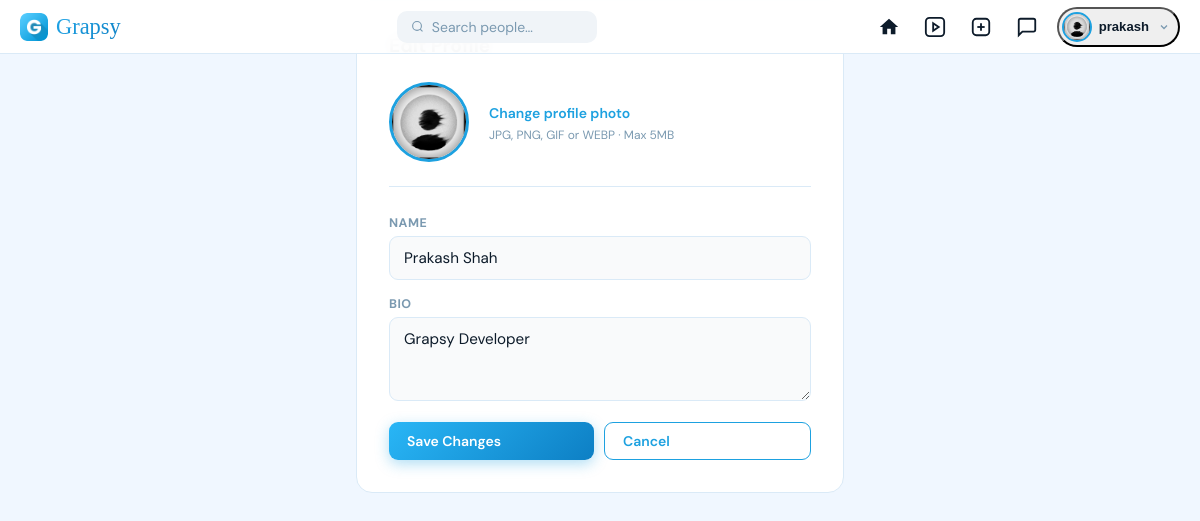
/profile/edit (signed in), run on the app's committed database.
### tables this page shows
CREATE TABLE users (
                id INTEGER PRIMARY KEY AUTOINCREMENT,
                username TEXT UNIQUE NOT NULL,
                password TEXT NOT NULL,
                name TEXT NOT NULL,
                email TEXT UNIQUE NOT NULL,
                country TEXT NOT NULL,
                phone TEXT NOT NULL
            , profile_pic TEXT, bio TEXT DEFAULT "");

### app.py (the view, shortened to what this page needs)
@app.route("/profile/edit", methods=["GET","POST"])
@login_required
def edit_profile():
    me = get_user(session["username"])
    if me is None:
        session.clear()
        flash("Session expired. Please log in again.", "warning")
        return redirect(url_for("login"))
    return render_template("edit_profile.html", me=me, pic_url=pic_url)

### app.py (called while the page is built)
def get_db():
    conn = sqlite3.connect("users.db")
    conn.row_factory = sqlite3.Row
    return conn

def get_user(username):
    with get_db() as conn:
        return conn.execute("SELECT * FROM users WHERE username=?", (username,)).fetchone()

def pic_url(user):
    if user and user["profile_pic"]:
        return url_for("static", filename=f"uploads/profile_pics/{user['profile_pic']}")
    return url_for("static", filename="logo.png")

def login_required(f):
    @wraps(f)
    def decorated(*args, **kwargs):
        if "username" not in session:
            flash("Please login first!", "error")
            return redirect(url_for("login"))
        return f(*args, **kwargs)
    return decorated

### templates/edit_profile.html (shortened to what this page needs)
{% extends "base.html" %}
{% block content %}
<div class="edit-page">
  <div class="edit-card">
    <h2>Edit Profile</h2>
    <form method="POST" enctype="multipart/form-data">
      <div class="pic-edit-row">
        <img src="{{ pic_url(me) }}" alt="avatar" class="current-pic" id="picPreview">
        <div class="pic-edit-info">
          <label for="picInput">Change profile photo</label>
          <p>JPG, PNG, GIF or WEBP · Max 5MB</p>
        </div>
      </div>
      <div class="form-group">
        <label class="form-label">Name</label>
        <input class="form-input" type="text" name="name" value="{{ me.name }}" required>
      </div>
      <div class="form-group">
        <label class="form-label">Bio</label>
        <textarea class="form-input" name="bio" placeholder="Tell the world about yourself…" rows="3">{{ me.bio or '' }}</textarea>
      </div>
      <div style="display:flex;gap:10px">
        <button type="submit" class="btn btn-primary" style="flex:1">Save Changes</button>
        <a href="{{ url_for('profile', username=me.username) }}" class="btn btn-outline" style="flex:1;text-align:center">Cancel</a>
      </div>
    </form>
  </div>
</div>
{% endblock %}

### templates/base.html (shortened to what this page needs)
<!DOCTYPE html>
<html lang="en">
<head>
</head>
<body>
<nav>
  <a class="nav-logo" href="{{ url_for('home') }}">
    <img src="{{ url_for('static', filename='logo.png') }}" alt="G">
    Grapsy
  </a>
  <form class="nav-search" action="{{ url_for('search') }}" method="get">
    <svg viewBox="0 0 24 24" fill="none" stroke="#7a99b0" stroke-width="2" width="15" height="15"><circle cx="11" cy="11" r="8"/><line x1="21" y1="21" x2="16.65" y2="16.65"/></svg>
    <input type="text" name="q" placeholder="Search people…" value="{{ request.args.get('q','') }}">
  </form>
  <div class="nav-icons">
    <a class="nav-btn {% if request.endpoint=='home' %}active{% endif %}" href="{{ url_for('home') }}" title="Home">
      <svg viewBox="0 0 24 24" fill="currentColor"><path d="M10 20v-6h4v6h5v-8h3L12 3 2 12h3v8z"/></svg>
    </a>
    <a class="nav-btn {% if request.endpoint=='reels' %}active{% endif %}" href="{{ url_for('reels') }}" title="Reels">
      <svg viewBox="0 0 24 24" fill="none" stroke="currentColor" stroke-width="2"><rect x="2" y="2" width="20" height="20" rx="4"/><polygon points="10,8 16,12 10,16"/></svg>
    </a>
    <div class="create-wrap" id="createWrap">
      <button class="nav-btn" onclick="toggleCreate(event)" title="Create">
        <svg viewBox="0 0 24 24" fill="none" stroke="currentColor" stroke-width="2"><rect x="3" y="3" width="18" height="18" rx="4"/><line x1="12" y1="8" x2="12" y2="16"/><line x1="8" y1="12" x2="16" y2="12"/></svg>
      </button>
    </div>
    <a class="nav-btn {% if request.endpoint in ['messages','chat'] %}active{% endif %}" href="{{ url_for('messages') }}" title="Messages">
      <svg viewBox="0 0 24 24" fill="none" stroke="currentColor" stroke-width="2"><path d="M21 15a2 2 0 0 1-2 2H7l-4 4V5a2 2 0 0 1 2-2h14a2 2 0 0 1 2 2z"/></svg>
    </a>
    <div class="create-wrap" id="profileWrap">
      <button class="nav-avatar-wrap" onclick="toggleProfile(event)">
        <img src="{{ pic_url(me) }}" alt="avatar" class="nav-avatar-img" id="navAvatar">
        <span class="nav-avatar-username">{{ me.username }}</span>
        <svg viewBox="0 0 24 24" fill="none" stroke="currentColor" stroke-width="2.5" width="12" height="12" style="margin-left:2px;color:var(--muted)"><polyline points="6 9 12 15 18 9"/></svg>
      </button>
    </div>
  </div>
</nav>
<main>{% block content %}{% endblock %}</main>
</body>
</html>

### templates/base.html (style rules this page uses)
:root { --bg: #f0f7ff; --card: #fff; --border: #daeaf7; --text: #0d1b2a; --muted: #7a99b0; --accent: #1da1e0; --accent2: #0d7fc4; --grad: linear-gradient(135deg,#29b6f6,#0d7fc4); --red: #ef4444; --nav-h: 54px; }
*,*::before,*::after { box-sizing:border-box;margin:0;padding:0 }
body { font-family:'DM Sans',sans-serif;background:var(--bg);color:var(--text);min-height:100vh }
a { text-decoration:none;color:inherit }
nav { position:fixed;top:0;left:0;right:0;height:var(--nav-h);background:rgba(255,255,255,.95);backdrop-filter:blur(12px);border-bottom:1px solid var(--border);display:flex;align-items:center;justify-content:space-between;padding:0 20px;z-index:200 }
.nav-logo { font-family:'Playfair Display',serif;font-size:1.4rem;background:var(--grad);-webkit-background-clip:text;-webkit-text-fill-color:transparent;background-clip:text;display:flex;align-items:center;gap:8px }
.nav-logo img { width:28px;height:28px;border-radius:7px }
.nav-search { display:flex;align-items:center;gap:8px;background:#f0f4f8;border-radius:10px;padding:7px 14px;width:200px;transition:.2s }
.nav-search input { border:none;background:transparent;outline:none;font-family:'DM Sans',sans-serif;font-size:.875rem;width:100%;color:var(--text) }
.nav-search input::placeholder { color:var(--muted) }
.nav-icons { display:flex;align-items:center;gap:14px }
.nav-btn { background:none;border:none;cursor:pointer;color:var(--text);padding:5px;border-radius:8px;display:flex;align-items:center;justify-content:center;position:relative;transition:.15s;text-decoration:none }
.nav-btn svg { width:22px;height:22px }
.nav-avatar-wrap { display:flex;align-items:center;gap:7px;cursor:pointer;padding:3px 8px 3px 3px;border-radius:20px;transition:.15s }
.nav-avatar-img { width:30px;height:30px;border-radius:50%;object-fit:cover;border:2px solid var(--accent) }
.nav-avatar-username { font-size:.82rem;font-weight:600;color:var(--text);max-width:90px;overflow:hidden;text-overflow:ellipsis;white-space:nowrap }
main { padding-top:calc(var(--nav-h)+20px);min-height:100vh }
.btn { display:inline-flex;align-items:center;gap:6px;padding:9px 18px;border-radius:9px;font-family:'DM Sans',sans-serif;font-size:.875rem;font-weight:600;cursor:pointer;border:none;transition:.2s }
.btn-primary { background:var(--grad);color:#fff;box-shadow:0 4px 14px rgba(29,161,224,.35) }
.btn-outline { background:transparent;color:var(--accent);border:1.5px solid var(--accent) }
.form-group { margin-bottom:16px }
.form-label { display:block;font-size:.78rem;font-weight:700;color:var(--muted);text-transform:uppercase;letter-spacing:.5px;margin-bottom:5px }
.form-input { width:100%;padding:11px 14px;font-size:.95rem;font-family:'DM Sans',sans-serif;color:var(--text);background:#f9fafb;border:1.5px solid var(--border);border-radius:9px;outline:none;transition:.2s }
textarea.form-input { resize:vertical;min-height:80px }
.create-wrap { position:relative }

### templates/edit_profile.html (style rules this page uses)
.edit-page { max-width:520px;margin:0 auto;padding:0 16px 40px }
.edit-card { background:var(--card);border:1px solid var(--border);border-radius:16px;padding:32px;animation:fadeUp .4s ease }
.edit-card h2 { font-size:1.2rem;font-weight:700;margin-bottom:24px }
.pic-edit-row { display:flex;align-items:center;gap:20px;margin-bottom:28px;padding-bottom:24px;border-bottom:1px solid var(--border) }
.current-pic { width:80px;height:80px;border-radius:50%;object-fit:cover;border:3px solid var(--accent) }
.pic-edit-info label { font-size:.875rem;font-weight:600;color:var(--accent);cursor:pointer }
.pic-edit-info p { font-size:.75rem;color:var(--muted);margin-top:4px }

### data on the page
users: username "prakash", name "Prakash Shah", bio "Grapsy Developer"
